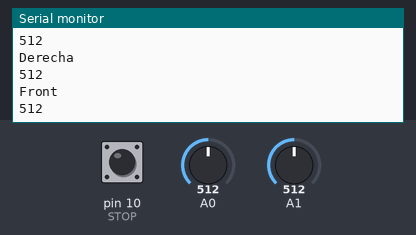
Recording of a sketch running on a simulated Arduino Uno, built with avr-gcc and run on an emulated ATmega328P. On the bench: the last lines printed to the serial monitor. The inputs (shaded band) are chosen by the test bench; at power-on: A0 = 512, A1 = 512, pin 10 (STOP) LOW.

Above: at 2.3 s.
2.4 s: A0 set to 495
At 4.2 s:
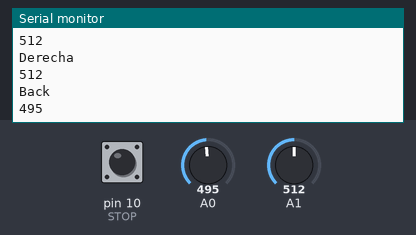
6.0 s: A1 set to 495
At 6.8 s:
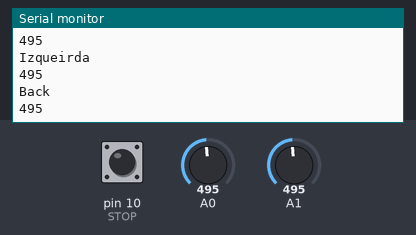
9.0 s: A0 set to 511
At 10.2 s:
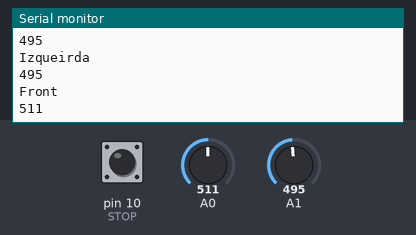
11.1 s: A1 set to 515
At 12.6 s:
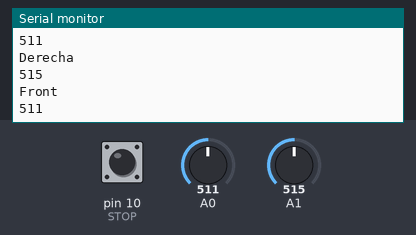
Timing chart, 0 to 14.1 s (numbered marks = the images above; inputs shaded):
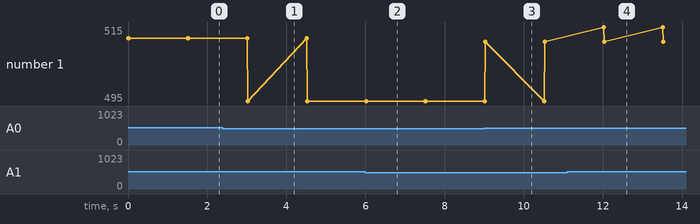

Measured:
- after the input at 2.4 s, the serial monitor: prints a new line after 0.62 s (image 1)
- after the input at 6.0 s, the serial monitor: prints a new line at once (image 2)
- after the input at 9.0 s, the serial monitor: prints a new line at once (image 3)
- after the input at 11.1 s, the serial monitor: prints a new line after 0.91 s (image 4)
- plotted number 1: 512 → 495 after the input at 2.4 s, 495 → 511 after the input at 9.0 s

The sketch:

Joystick.ino
```cpp
int X;
int Y;
int SW;
int STOP = 10;

void setup() {
  // Analogic inpunts do not require initalization
  pinMode(STOP,INPUT);
  Serial.begin(9600);

}

void loop() {
  Y  =  analogRead(A0);
  X  =  analogRead(A1);
  SW =  digitalRead(STOP);


  // Rest Area
  if (X >= 500 && X <= 505 && Y >= 500 && Y <= 508)
  {
  Serial.println("off");
  }

  //  Left
  if (X >= 0 && X <500)
  {
  Serial.println("Izqueirda");
  Serial.println(X);
  }

  // Right
  if (X > 505 && X <= 1023)
  {
  Serial.println("Derecha");
  Serial.println(X);
  }

  // Front
  if (Y > 508 && Y <= 1023)
  {
  Serial.println("Front");
  Serial.println(Y);
  }

  // Back
   if (Y >= 0 && Y < 500)
  {
  Serial.println("Back");
  Serial.println(Y);
  }

  delay(1500);


}
```
